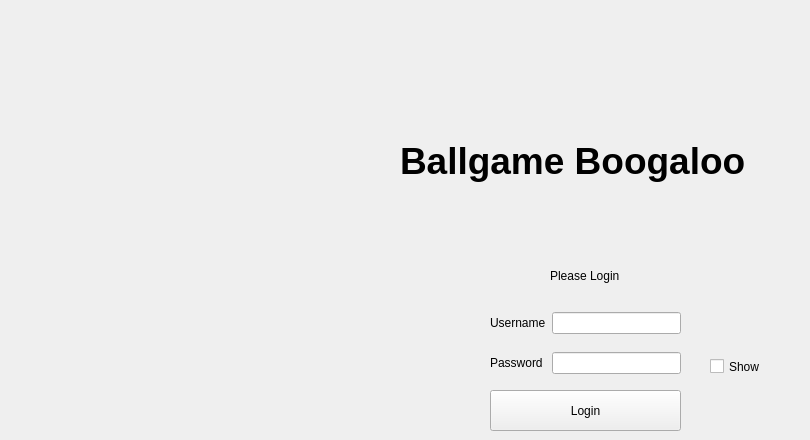
    <widget class="QWidget" name="loginPage">
     <widget class="QLabel" name="label">
      <property name="geometry">
       <rect>
        <x>400</x>
        <y>130</y>
        <width>371</width>
        <height>61</height>
       </rect>
      </property>
      <property name="font">
       <font>
        <pointsize>28</pointsize>
        <weight>75</weight>
        <bold>true</bold>
       </font>
      </property>
      <property name="text">
       <string>Ballgame Boogaloo</string>
      </property>
     </widget>
     <widget class="QLabel" name="label_2">
      <property name="geometry">
       <rect>
        <x>550</x>
        <y>260</y>
        <width>91</width>
        <height>31</height>
       </rect>
      </property>
      <property name="text">
       <string>Please Login</string>
      </property>
     </widget>
     <widget class="QWidget" name="layoutWidget">
      <property name="geometry">
       <rect>
        <x>490</x>
        <y>310</y>
        <width>191</width>
        <height>26</height>
       </rect>
      </property>
      <layout class="QHBoxLayout" name="horizontalLayout_2">
       <item>
        <widget class="QLabel" name="usernameLabel">
         <property name="text">
          <string>Username</string>
         </property>
        </widget>
       </item>
       <item>
        <widget class="QLineEdit" name="usernameLineEdit"/>
       </item>
      </layout>
     </widget>
     <widget class="QWidget" name="layoutWidget">
      <property name="geometry">
       <rect>
        <x>490</x>
        <y>350</y>
        <width>191</width>
        <height>26</height>
       </rect>
      </property>
      <layout class="QHBoxLayout" name="horizontalLayout">
       <item>
        <widget class="QLabel" name="passwordLabel">
         <property name="text">
          <string>Password </string>
         </property>
        </widget>
       </item>
       <item>
        <widget class="QLineEdit" name="passwordLineEdit">
         <property name="echoMode">
          <enum>QLineEdit::Password</enum>
         </property>
        </widget>
       </item>
      </layout>
     </widget>
     <widget class="QCheckBox" name="checkBox_showPW">
      <property name="geometry">
       <rect>
        <x>710</x>
        <y>356</y>
        <width>91</width>
        <height>21</height>
       </rect>
      </property>
      <property name="text">
       <string>Show</string>
      </property>
     </widget>
     <widget class="QPushButton" name="loginPushButton">
      <property name="geometry">
       <rect>
        <x>490</x>
        <y>390</y>
        <width>191</width>
        <height>41</height>
       </rect>
      </property>
      <property name="text">
       <string>Login</string>
      </property>
     </widget>
    </widget>
